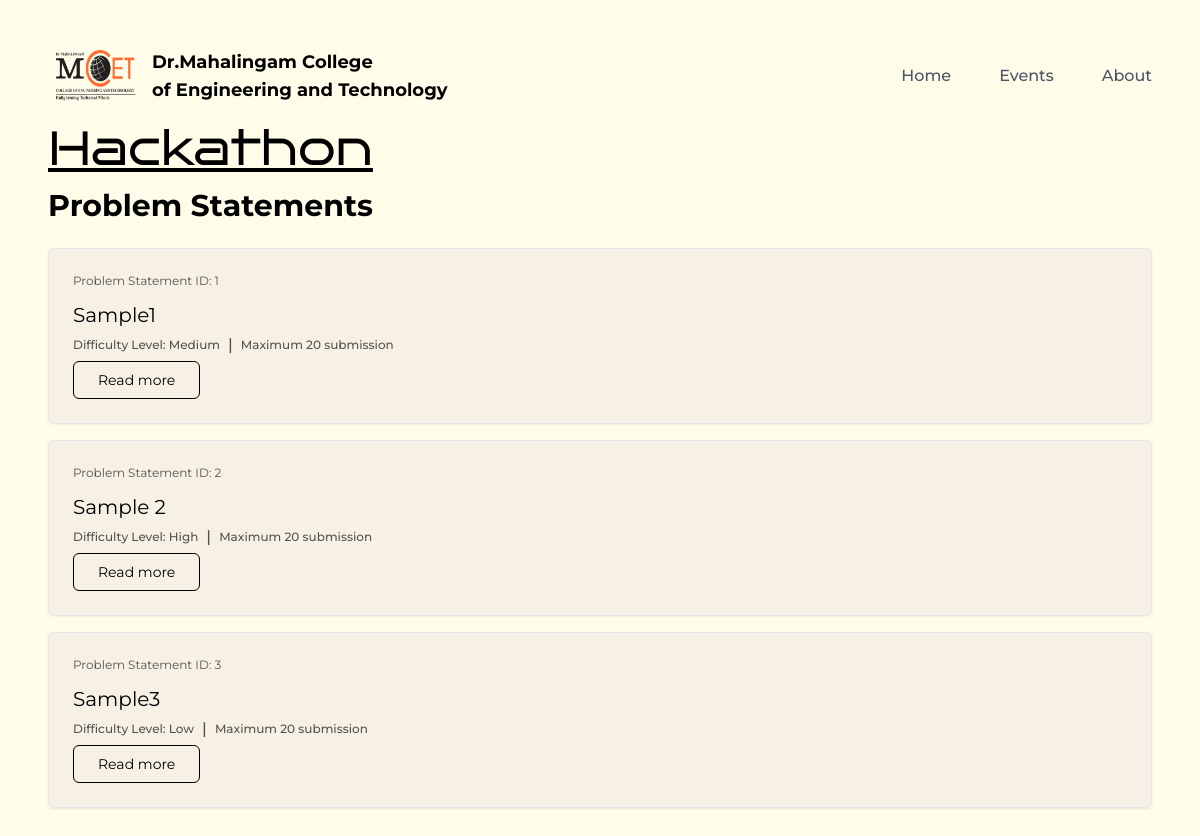
Before: /problemstatements/ with the older database file.
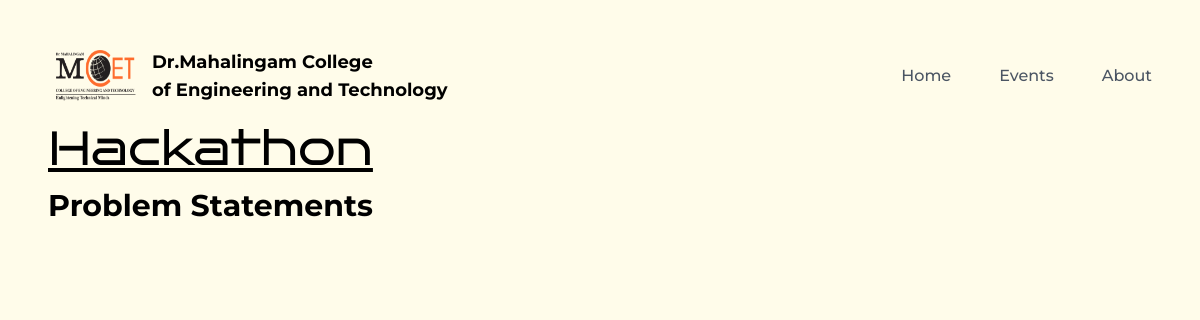
After: the same page with the newer database file.
### core/models.py (models this page shows, shortened)
class statements(models.Model):
    difficulty_choices = [
        ('High', 'High'),
        ('Medium', 'Medium'),
        ('Low', 'Low')
    ]
    title = models.CharField(max_length=100)
    description = models.TextField()
    difficulty = models.CharField(choices=difficulty_choices, max_length=50)
    submissions = models.IntegerField(default=20)
    class Meta:
        verbose_name = "Problem Statement"
        verbose_name_plural = "Problem Statements"

### core/views.py (the view)
# urls.py: path('problemstatements/', cv.problemstatements),
def problemstatements(request):
    ps = statements.objects.all()
    raw_ps = serializers.serialize('json', ps)
    return render(request, "core/problemstatements.html", {"statements": ps, "rawps":raw_ps})

### core/templates/core/problemstatements.html (shortened to what this page needs)
{% load static tailwind_tags %}
<!DOCTYPE html>
<html lang="en">
<head>
    <link rel="stylesheet" href="{% static 'css/globalstyles.css' %}">
    {% tailwind_css %}
</head>
<body class="bg-[#FFFCEA] body">
    <nav class="flex justify-between font-montserrat absolute top-0 left-0 w-screen p-6 lg:p-12">
        <div class="flex gap-2">
            <img src="{% static 'images/mcetlogo.png' %}" alt="logo" class="w-24">
            <p class="font-bold font-montserrat text-lg">Dr.Mahalingam College<br> of Engineering and Technology</p>
        </div>
        <div class="gap-12 items-center hidden md:flex">
            <a href="/" class="font-montserrat text-gray-600 font-medium hover:text-black transition-all hover:underline">Home</a>
            <a href="/#events" class="font-montserrat text-gray-600 font-medium hover:text-black transition-all hover:underline">Events</a>
            <a href="/#about" class="font-montserrat text-gray-600 font-medium hover:text-black transition-all hover:underline">About</a>
        </div>
    </nav>
<section class="w-full p-6 lg:p-12 flex flex-col justify-center items-center mt-[60px]">
    <div class="flex justify-between items-center w-full">
        <p class="font-brunoace text-5xl text-left mr-auto mt-4 underline">Hackathon</p>
    </div>
        <div class="flex justify-between items-center w-full mt-4">
            <div class="">
                <p class="text-3xl font-montserrat font-bold text-center lg:text-left">Problem Statements</p>
            </div>
        </div>
            <div class="w-full prounded-md z-10 shadow-sm mt-6 relative gap-4 flex flex-col cardparent">
                {% for statement in statements %}
                    <div class="w-full bg-[#F6F0E5] p-6 flex flex-col gap-1 rounded-md font-montserrat border shadow-sm cursor-pointer">
                        <div>
                            <p class="text-xs opacity-65">Problem Statement ID: {{statement.id}}</p>
                        </div>
                        <div class="mt-2">
                            <p class="text-xl">{{statement.title}}</p>
                        </div>
                        <div class="flex gap-2 font-medium items-center">
                            <p class="text-xs opacity-65">Difficulty Level: {{statement.difficulty}}</p>
                            <span class="opacity-65">|</span>
                            <p class="text-xs opacity-65">Maximum {{statement.submissions}} submission</p>
                        </div>
                        <div>
                                <button class="border border-black py-2 px-6 rounded-md text-sm read-btn hover:bg-black hover:text-white transition-colors" data-psid="{{statement.id}}">
                                    Read more
                                </button>
                        </div>
                    </div>
                {% endfor %}
            </div>
        </section>
</body>
</html>

Changed rows visible on the page:
removed statements: id "1", title "Sample1", difficulty "Medium", submissions "20"
removed statements: id "2", title "Sample 2", difficulty "High", submissions "20"
removed statements: id "3", title "Sample3", difficulty "Low", submissions "20"
